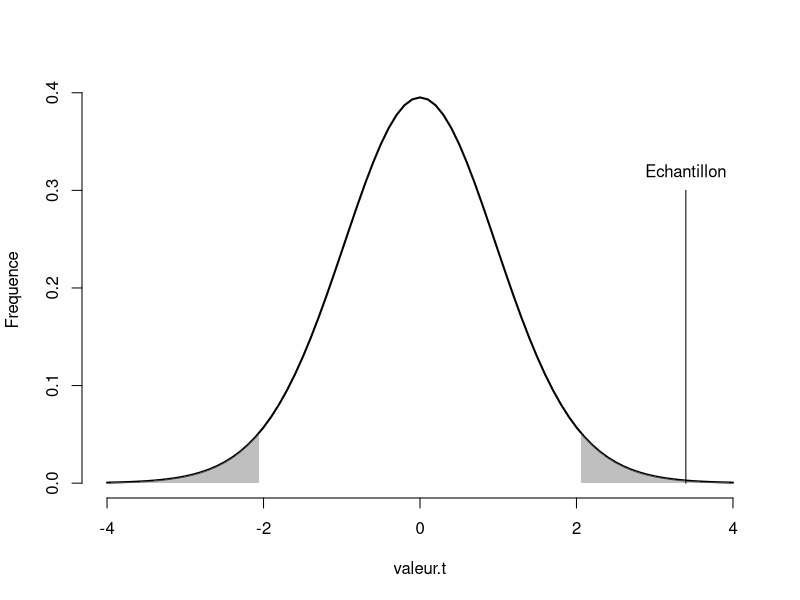
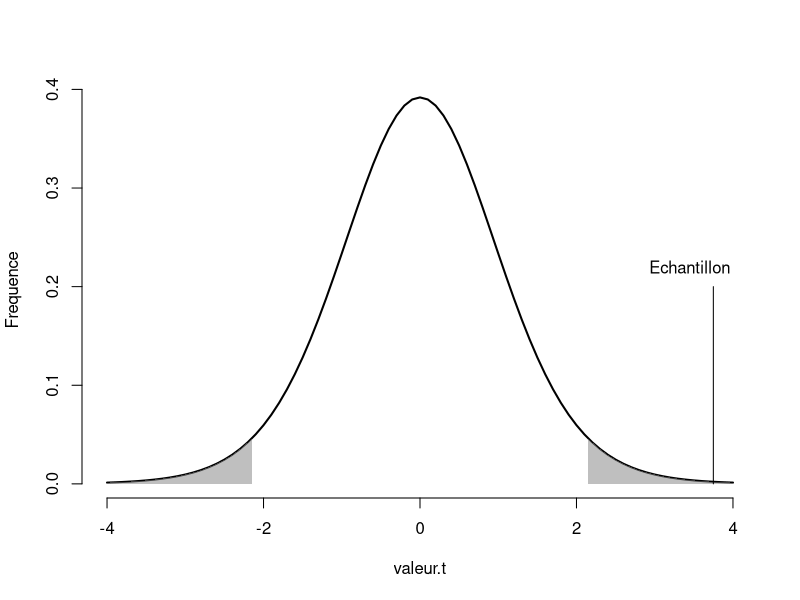
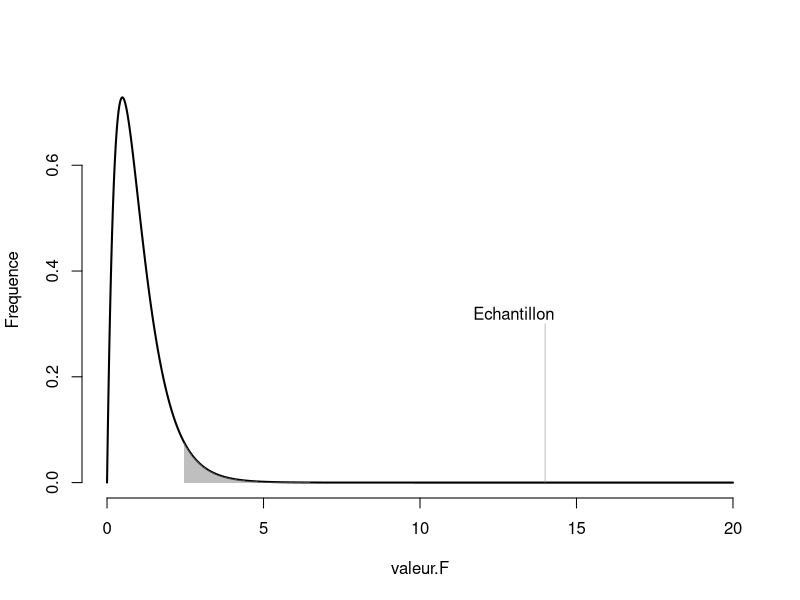

Recreate these plots in R, in order. (Note: this script raises an error after producing the figures.)
## ---- chunk 1
testt.ind <- function(x1, x2){
  # x1 est une variable continue associée au groupe 1
  # x2 est une variable continue associée au groupe 2
  
  # Calcul des moyennes
  x1bar <- mean(x1) ; x2bar <- mean(x2)
  
  # Calcul des variances
  x1var <- var(x1) ; x2var <- var(x2)
  
  # Calcul des tailles d'échantillon
  nx1 <- length(x1) ; nx2 <- length(x2)
  
  # Valeur-t, degrés de liberté et valeur-p
  vt <- (x1bar - x2bar) / sqrt(x1var / nx1 + x2var / nx2)
  dl <- nx1 + nx2 - 2
  vp <- (1 - pt(abs(vt), df = dl)) * 2 
  statistique <- list(valeur.t = vt, dl = dl, valeur.p = vp)
  return(statistique)
}
## ---- chunk 2
# Un exemple de jeu de données programmé de deux façons
# Méthode 1
set.seed(2021)
gr0 <- rnorm(n = 15, mean = 1, sd = 1)
gr1 <- rnorm(n = 15, mean = 0, sd = 1)

# Méthode 2
set.seed(2021)
x1 <- c(rep(0, 15), rep(1, 15)) # Appartenance au groupe (0 et 1)
e <- rnorm(n = 30, mean = 0, sd = 1) # Erreur interindividuel
mu1 <- -1 # le deuxième groupe a une différence de moyenne de -1
mu0 <- 1 # moyenne du groupe référent
y <- mu0 + mu1 * x1 + e
# Présenter quelques participants; retirer les crochets pour voir tous
(cbind(method1 = c(gr0, gr1), method2 = y))[10:20,]
## ---- chunk 3
# Vérification de la fonction maison
testt.ind(gr0, gr1)
# Comparer avec la fonction R
t.test(gr0, gr1, var.equal = TRUE)
## ---- chunk 4
testt.ind2 <-function(x1, x2){
  # x1 est une variable continue associée au groupe 1
  # x2 est une variable continue associée au groupe 2
  x1bar <- mean(x1) ; x2bar <- mean(x2)
  x1var <- var(x1) ; x2var <- var(x2)
  nx1 <- length(x1) ; nx2 <- length(x2)
  
  # erreur type 
  et <- sqrt(x1var / nx1 + x2var / nx2)
  # valeur t
  vt <- (x1bar - x2bar) / et
  # correction des degrés de liberté
  dl <- et^4 / 
    ((x1var^2 / (nx1^2 * (nx1 - 1))) + (x2var^2 / (nx2^2 * (nx2 - 1))))
  # valeur-p
  vp <- (1 - pt(abs(vt), df = dl)) * 2 
  statistique <- list(valeur.t = vt, dl = dl, valeur.p = vp)
  return(statistique)
}
## ---- chunk 5
t.test(gr0, gr1) # Absence de l'argument var.equal = TRUE
testt.ind2(gr0, gr1)
## ---- chunk 6
res <- testt.ind2(gr0, gr1)

minx <- -4 ; maxx <- 4
valeur.t <- seq(minx, maxx, by = .1)
Frequence <- dt(valeur.t, df = res$dl)
plot(valeur.t, Frequence, bty = "n", type = "l", lwd = 2, xlim = c(minx,maxx))

crit = qt(.975, df = res$dl)
xx = seq(crit, maxx, .0001)
xax1 = c(crit, xx, maxx)
yax1 = c(0, dt(xx, df = res$dl),0)
polygon(xax1, yax1, border = NA, col = rgb(.5,.5,.5,.5))
crit = qt(.025,df = res$dl)
xx = seq(minx, crit, .0001)
xax2 = c(minx, xx, crit)
yax2 = c(0, dt(xx, df = res$dl),0)
polygon(xax2, yax2, border = NA, col = rgb(.5,.5,.5,.5))

segments(x0 = res$valeur.t, y0 = 0, y1 = 0.3, col = "black")
text(x = res$valeur.t, y = .32, labels = "Echantillon")

## ---- chunk 7
testt.dep <- function(temps1, temps2){
  # temps est une variable continue mesurée 
  # à deux occasion auprès des mêmes participants
  difference <- temps1 - temps2
  dbar <- mean(difference)
  dvar <- var(difference)
  n <- length(difference)
  vt <- (dbar) / sqrt(dvar / n)
  dl <- n - 1
  vp <- (1 - pt(abs(vt), df = dl)) * 2
  statistique <- list(valeur.t = vt, dl = dl, valeur.p = vp)
  return(statistique)
}
## ---- chunk 8
# Un exemple de jeu de données
set.seed(148)
temps1 <- rnorm(n = 25, mean = 0, sd = 2)
temps2 <- rnorm(n = 25, mean = 3, sd = 2)
## ---- chunk 9
t.test(temps1, temps2, paired = TRUE)
testt.dep(temps1, temps2)
## ---- chunk 10
res = testt.dep(gr0, gr1)

minx = -4 ; maxx = 4
valeur.t = seq(minx, maxx, by = .1)
Frequence = dt(valeur.t, df = res$dl)
plot(valeur.t, Frequence, bty = "n", type = "l", lwd = 2, xlim = c(minx,maxx))

crit = qt(.975, df = res$dl)
xx = seq(crit, maxx, .0001)
xax1 = c(crit, xx, maxx)
yax1 = c(0, dt(xx, df = res$dl),0)
polygon(xax1, yax1, border = NA, col = rgb(.5,.5,.5,.5))
crit = qt(.025, df = res$dl)
xx = seq(minx, crit, .0001)
xax2 = c(minx, xx, crit)
yax2 = c(0, dt(xx, df = res$dl),0)
polygon(xax2, yax2, border = NA, col = rgb(.5,.5,.5,.5))

segments(x0 = res$valeur.t, y0 = 0, y1 = 0.2, col = "black")
text(x = res$valeur.t-.3, y = .22, labels = "Echantillon")

## ---- chunk 11
nk <- 5 # nombre d'unités par groupe
k <- 4  # nombre de groupes
# En ordre
groupe1 <- rep(1:k, each = nk)
# En alternance
groupe2 <- rep(1:k, times = nk)
# Aléatoire
set.seed(765)
groupe3 <- sample(x = 1:k, size = (k * nk), replace = TRUE)
cbind(groupe1, groupe2, groupe3)
## ---- chunk 12
categorie <- c("char", "chat", "cheval", "chevalier", "chien")
nk <- 2
groupe <- as.factor(rep(categorie, each = nk)) # Déclarer comme facteur
groupe
## ---- chunk 13
set.seed(2602)
char      <- rnorm(n = nk, mean = 15, sd = 4) 
chat      <- rnorm(n = nk, mean = 20, sd = 4) # Différences ici
cheval    <- rnorm(n = nk, mean = 10, sd = 4) # et ici
chevalier <- rnorm(n = nk, mean = 15, sd = 4)
chien     <- rnorm(n = nk, mean = 15, sd = 4) 
# Combinés
score <- round(c(char, chat, cheval, chevalier, chien))
# Conserver toutes les informations en un jeu de données
donnees <- data.frame(groupe, score)
head(donnees)
## ---- chunk 14
dummy.coding <- function(x){
  # Retourne un codage factice de x
  # avec les facteurs en ordre alphabétique
  
  tab <- table(x)    # Extraire une table
  k <- length(tab)   # Nombre de groupes
  n <- length(x)     # Nombre d'unités
  X <- matrix(0, nrow = n, ncol = k) # Création d'une nouvelle variable 
  xlev <- as.factor(x)
  for (i in 1:n) {
    X[i, xlev[i]] <- 1 # Identification des groupes
  }
  colnames(X) <- names(tab)
  return(X)
}
## ---- chunk 15
# Facteur de groupe
set.seed(2602)
k <- length(categorie)
nk <- 2
groupe <- rep(categorie, each = nk)
# Groupement
X <- dummy.coding(groupe)[,-5] # groupe 4 "chien" comme référent
# Spécifications des paramètres
mu0 <- 15
mu <- c(0, 5, -5, 0)
e <- rnorm(n = k * nk, sd = 4)
# Création des scores
score <- round(mu0 + X %*% mu + e)
cbind(donnees, score)
## ---- chunk 16
set.seed(2602)
nk <- 20
groupe <- as.factor(rep(categorie, each = nk)) # Déclarer comme facteur
k <- length(categorie)
# Groupement
X = dummy.coding(groupe)[,-5] # groupe 5 "chevalier" comme référent
#
mu0 = 15
mu = c(0, 5, -5, 0)
e = rnorm(n = k * nk, sd = 4)
score = round(mu0 + X %*% mu + e)
donnees = data.frame(groupe, score)
## ---- chunk 17
# Anova de base
res <- aov(score ~ groupe, data = donnees)
summary(res)

# Fonction maison
gr <- table(donnees$groupe)
k <- length(gr)
nk <- dim(donnees)[1] / k

# Moyennes et variance des groupes
moyenne <- by(donnees$score, donnees$groupe, mean)
variance <- by(donnees$score, donnees$groupe, var)

CMI <- nk * var(moyenne)
CMR <- mean(variance)
dl1 <- k - 1
dl2 <- k * (nk - 1)
vf <- CMI / CMR 
vp <- (1 - pf(vf, df1 = dl1, df2 = dl2)) 
# Création du tableau
resultats <- matrix(0,2,5) # Tableau vide
# Ajouter noms
colnames(resultats)  <- c("dl", "SS", "CM", "F", "p")
row.names(resultats) <- c("groupe","residu")
# Ajouter valeurs
resultats[1,] <- c(dl1, CMI * dl1, CMI, vf, vp)
resultats[2,] <- c(dl2, CMR * dl2, CMR, 0, 0)
resultats
## ---- chunk 18
minx = 0 ; maxx = 20
valeur.F = seq(minx, maxx, by = .001)
Frequence = df(valeur.F, df = dl1, df2 = dl2)
plot(valeur.F, Frequence, bty = "n", type = "l", lwd = 2, xlim = c(minx,maxx))

crit = qf(.95,df = dl1, df2 = dl2)
xx = seq(crit, maxx, .0001)
xax1 = c(crit, xx, maxx)
yax1 = c(0, df(xx, df = dl1, df2 = dl2),0)
polygon(xax1, yax1, border = NA, col = rgb(.5,.5,.5,.5))

segments(x0 = vf, y0 = 0, y1 = 0.3, col = rgb(.5,.5,.5,.5))
text(x = vf-1, y = .32, labels = "Echantillon")
## ---- chunk 19
covariance <- function(x, y){
  # X est une data.frame ou matrice de n sujets par p variables
  n <- length(x)
  # centrer variables
  xc <- x - mean(x)
  yc <- y - mean(y)
  prod.xy <- xc * yc
  cov.xy <- sum(prod.xy) / (n-1)
  return(cov.xy)
}
## ---- chunk 20
set.seed(42)
n <- 100
r <- c(-.999, -.75, -.5, -.25, 0, .25, .5, .75, .999)
DATA = numeric()
for(i in 1:length(r)){
  X = round(MASS::mvrnorm(n = n, 
                          mu = c(0,0),
                          Sigma = matrix(c(1,r[i],r[i],1),2,2)),4)
  DATA = rbind(DATA,cbind(X,r[i]))
}

DATA = data.frame(DATA)
colnames(DATA) = c("Variable1", "Variable2", "Correlation")

ggplot(data = DATA, aes(x = Variable1,y = Variable2)) +
  geom_point() + 
  facet_wrap(vars(Correlation), ncol = 3, labeller = label_bquote(rho == .(Correlation))) + theme_apa()

## ---- chunk 21
# Option 1 : Calcul complet
correlation1 <- function(x, y){
  n <- length(x)
  # centrer variables
  xc <- x - mean(x)
  yc <- y - mean(y)
  prod.xy <- xc * yc
  cov.xy <- sum(prod.xy) / (n - 1)
  cor.xy <- cov.xy / (sd(x) * sd(y))
  return(cor.xy)
}

# Option 2 : Basé sur la covariance
correlation2 <- function(x, y){
  cov.xy <- covariance(x,y) 
  cor.xy <- cov.xy / (sd(x) * sd(y))
  return(cor.xy)
}

# Option 3 : Basé sur des variables standardisées
correlation3 <- function(x, y){
  n <- length(x)
  xs <- (x - mean(x)) / sd(x)
  ys <- (y - mean(y)) / sd(y)
  cor.xy <- sum(xs*ys)/(n - 1)
  return(cor.xy)
}
## ---- chunk 22
set.seed(820)
# Taille d'échantillon importante pour réduire l'erreur d'échantillonnage
n <- 10000
# La corrélation désirée
r <- .70
# Création d'une matrice de corrélation
R <- matrix(c(1, r, r, 1), nrow = 2, ncol = 2)
# Création des données 
donnees <- data.frame(MASS::mvrnorm(n = n, mu = c(0,0), Sigma = R))
colnames(donnees) <- c("x", "y")
# Voici la matrice de corrélation
R
# Voici une visualisation partielle des données
head(donnees)
# Vérifications des variables
mean(donnees$x); mean(donnees$y); sd(donnees$x); sd(donnees$y)
# Les résultats sont près des attentes
# Vérifications de la corrélations
cor(donnees$x, donnees$y)
correlation1(donnees$x, donnees$y)
correlation2(donnees$x, donnees$y)
correlation3(donnees$x, donnees$y)
# Les résultats sont près des attentes et identiques
## ---- chunk 23
# Création d'une matrice de corrélation, 
# il pourrait également s'agir d'un vecteur ou d'un scalaire.
r <- matrix(c(1,.5,.4,.5,1,.3,.4,.3,1),3,3)
# Nombre d'unités (valeur arbitraire ici)
n <- 10
# Valeurs t
vt <- r * sqrt(n - 2) / sqrt(1 - r ^ 2)
# Valeurs-p
vp <- (1 - pt(abs(vt), df = n - 2)) * 2
vt ; vp
## ---- chunk 24
set.seed(1)
n <- 250
climatosceptique <- sample(c("oui","non"), size = n, 
                          replace = TRUE, prob = c(.25, .75))
voiture <- rep(0, n)
voiture[climatosceptique == "oui"] <- sample(c("non","oui"), 
                                             size = sum(climatosceptique == "oui"), replace = TRUE, prob = c(.2, .8))
voiture[climatosceptique == "non"] <- sample(c("non","oui"), size = sum(climatosceptique == "non"), replace = TRUE, prob = c(.5, .5))
donnees = data.frame(climatosceptique, voiture)

tab = table(donnees)
#print(tab)
#tab2 = matrix(tab[1:4],2,2)
#3colnames(tab2) = c("oui", "non")
#rownames(tab2) =  c("oui", "non")
kbl(tab, align = "c", booktabs = TRUE, caption = "Tableau de contingence de la relation entre posséder une voiture et le climatoscepticisme") %>%  
  kable_classic(full_width = F)  %>%  
  add_header_above(c("Climatosceptique" = 1, "Voiture" = 2)) %>%
  kable_styling(position = "center", latex_options = "HOLD_position")
#  

## ---- chunk 25
tab2 = cbind(tab, rowSums(tab))
tab2 = rbind(tab2, Total = colSums(tab2))
kbl(tab2, align = "c", booktabs = TRUE, caption = "Tableau de contingence étendu avec les totaux") %>%  
  kable_classic(full_width = F)  %>%  
  add_header_above(c("Climatosceptique" = 1, "Voiture" = 2, Total = 1)) %>%
  kable_styling(position = "center", latex_options = "HOLD_position")
## ---- chunk 26
khicarre <- function(obs){
  # Obs est une table de contingence
  # Somme colonne
  SC <- as.matrix(colSums(obs))
  # Somme ligne
  SL <- as.matrix(rowSums(obs))
  # Grand total
  TT <- sum(obs)
  # Proportion théoriques
  theo <- SL %*% t(SC) / TT
  # khi carré
  khi2 <- sum((obs - theo) ^ 2 / theo)
  dl <- (length(SL) - 1) * (length(SC) - 1)
  vp <- 1 - pchisq(khi2, dl)
  # Sortie
  statistiques <- list(khi2 = khi2, dl = dl, valeur.p = vp)
  return(statistiques)
}
## ---- chunk 27
  set.seed(54)
  n <- 100
  # Première variable
  sexe <- sample(c("homme","femme"), 
                size = n, 
                replace = TRUE, 
                prob = c(.5,.5))
  tabac <- rep(0, 100)
  # Proportions conditionnelles
  tabac[sexe == "femme"] <- sample(c("fumeur","non-fumeur"), 
                                    size = sum(sexe == "femme"), 
                                    replace = TRUE, 
                                    prob = c(.2,.8))
  tabac[sexe == "homme"] <- sample(c("fumeur","non-fumeur"), 
                                    size = sum(sexe == "homme"), 
                                    replace = TRUE, 
                                    prob = c(.1,.9))
  #base données
  donnees <- data.frame(sexe, tabac)
  table(donnees)
## ---- chunk 28
# Table de contingence
TC <- table(donnees)
# Fonction maison
khicarre(TC)

# Fonction de base
summary(TC)

# Autre fonction de base
resultat <- chisq.test(TC, correct = FALSE)
resultat

# Et pour plus de précision...
resultat$statistic
resultat$p.value

# Le test exact de Fisher
resultat.fisher <- fisher.test(TC)
resultat.fisher
resultat.fisher$p.value
